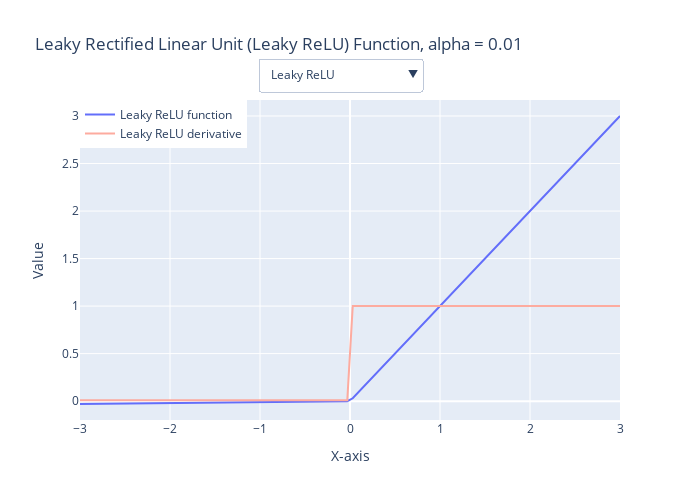

Notebook code for this chart:
### Code cell
import numpy as np
import plotly.graph_objects as go
from plotly.subplots import make_subplots

def leaky_relu(x, alpha=0.01):
    return np.where(x > 0, x, alpha * x)

def leaky_relu_derivative(x, alpha=0.01):
    return np.where(x > 0, 1, alpha)

x = np.linspace(-3, 3, 100)
alpha = 0.01
leaky_relu_values = leaky_relu(x, alpha=alpha)
leaky_relu_derivative_values = leaky_relu_derivative(x, alpha=alpha)

fig = make_subplots(rows=1, cols=1)

leaky_relu_trace = go.Scatter(x=x, y=leaky_relu_values, mode='lines', name='Leaky ReLU function')
leaky_relu_derivative_trace = go.Scatter(x=x, y=leaky_relu_derivative_values, mode='lines', name='Leaky ReLU derivative', line=dict(color='#FDAB9F'))

leaky_relu_title = f"Leaky Rectified Linear Unit (Leaky ReLU) Function, alpha = {alpha}"
leaky_relu_derivative_title = "Leaky ReLU Derivative"

buttons = [
    {
        "label": "Leaky ReLU",
        "method": "update",
        "args": [{"visible": [True, False]}, {"title": leaky_relu_title}],
    },
    {
        "label": "Leaky ReLU Derivative",
        "method": "update",
        "args": [{"visible": [False, True]}, {"title": leaky_relu_derivative_title}],
    },
    {
        "label": "Both",
        "method": "update",
        "args": [{"visible": [True, True]}, {"title": "Both Plots"}],
    },
]

fig.update_layout(
    updatemenus=[
        {
            "buttons": buttons,
            "direction": "down",
            "pad": {"r": 10, "t": 10},
            "showactive": True,
            "x": 0.33,
            "xanchor": "left",
            "y": 1.163,
            "yanchor": "top"
        },
    ],
    title=leaky_relu_title, 
    xaxis_title="X-axis",
    yaxis_title="Value",
    showlegend=True,
    legend=dict(x=0, y=1, traceorder='normal'),
    height=500,
    width=700,
)

fig.add_trace(leaky_relu_trace)
fig.add_trace(leaky_relu_derivative_trace)

fig.show()

### Figure 1 — Plotly figure (JSON) as saved in the notebook; plotly's stock layout.template omitted (floating-point values rounded to 4 significant figures)
{"data": [{"mode": "lines", "name": "Leaky ReLU function", "type": "scatter", "x": [-3, -2.939, -2.879, -2.818, -2.758, -2.697, -2.636, -2.576, -2.515, -2.455, -2.394, -2.333, -2.273, -2.212, -2.152, -2.091, -2.03, -1.97, -1.909, -1.848, -1.788, -1.727, -1.667, -1.606, -1.545, -1.485, -1.424, -1.364, -1.303, -1.242, -1.182, -1.121, -1.061, -1, -0.9394, -0.8788, -0.8182, -0.7576, -0.697, -0.6364, -0.5758, -0.5152, -0.4545, -0.3939, -0.3333, -0.2727, -0.2121, -0.1515, -0.09091, -0.0303, 0.0303, 0.09091, 0.1515, 0.2121, 0.2727, 0.3333, 0.3939, 0.4545, 0.5152, 0.5758, 0.6364, 0.697, 0.7576, 0.8182, 0.8788, 0.9394, 1, 1.061, 1.121, 1.182, 1.242, 1.303, 1.364, 1.424, 1.485, 1.545, 1.606, 1.667, 1.727, 1.788, 1.848, 1.909, 1.97, 2.03, 2.091, 2.152, 2.212, 2.273, 2.333, 2.394, 2.455, 2.515, 2.576, 2.636, 2.697, 2.758, 2.818, 2.879, 2.939, 3], "y": [-0.03, -0.02939, -0.02879, -0.02818, -0.02758, -0.02697, -0.02636, -0.02576, -0.02515, -0.02455, -0.02394, -0.02333, -0.02273, -0.02212, -0.02152, -0.02091, -0.0203, -0.0197, -0.01909, -0.01848, -0.01788, -0.01727, -0.01667, -0.01606, -0.01545, -0.01485, -0.01424, -0.01364, -0.01303, -0.01242, -0.01182, -0.01121, -0.01061, -0.01, -0.009394, -0.008788, -0.008182, -0.007576, -0.00697, -0.006364, -0.005758, -0.005152, -0.004545, -0.003939, -0.003333, -0.002727, -0.002121, -0.001515, -0.0009091, -0.000303, 0.0303, 0.09091, 0.1515, 0.2121, 0.2727, 0.3333, 0.3939, 0.4545, 0.5152, 0.5758, 0.6364, 0.697, 0.7576, 0.8182, 0.8788, 0.9394, 1, 1.061, 1.121, 1.182, 1.242, 1.303, 1.364, 1.424, 1.485, 1.545, 1.606, 1.667, 1.727, 1.788, 1.848, 1.909, 1.97, 2.03, 2.091, 2.152, 2.212, 2.273, 2.333, 2.394, 2.455, 2.515, 2.576, 2.636, 2.697, 2.758, 2.818, 2.879, 2.939, 3]}, {"line": {"color": "#FDAB9F"}, "mode": "lines", "name": "Leaky ReLU derivative", "type": "scatter", "x": [-3, -2.939, -2.879, -2.818, -2.758, -2.697, -2.636, -2.576, -2.515, -2.455, -2.394, -2.333, -2.273, -2.212, -2.152, -2.091, -2.03, -1.97, -1.909, -1.848, -1.788, -1.727, -1.667, -1.606, -1.545, -1.485, -1.424, -1.364, -1.303, -1.242, -1.182, -1.121, -1.061, -1, -0.9394, -0.8788, -0.8182, -0.7576, -0.697, -0.6364, -0.5758, -0.5152, -0.4545, -0.3939, -0.3333, -0.2727, -0.2121, -0.1515, -0.09091, -0.0303, 0.0303, 0.09091, 0.1515, 0.2121, 0.2727, 0.3333, 0.3939, 0.4545, 0.5152, 0.5758, 0.6364, 0.697, 0.7576, 0.8182, 0.8788, 0.9394, 1, 1.061, 1.121, 1.182, 1.242, 1.303, 1.364, 1.424, 1.485, 1.545, 1.606, 1.667, 1.727, 1.788, 1.848, 1.909, 1.97, 2.03, 2.091, 2.152, 2.212, 2.273, 2.333, 2.394, 2.455, 2.515, 2.576, 2.636, 2.697, 2.758, 2.818, 2.879, 2.939, 3], "y": [0.01, 0.01, 0.01, 0.01, 0.01, 0.01, 0.01, 0.01, 0.01, 0.01, 0.01, 0.01, 0.01, 0.01, 0.01, 0.01, 0.01, 0.01, 0.01, 0.01, 0.01, 0.01, 0.01, 0.01, 0.01, 0.01, 0.01, 0.01, 0.01, 0.01, 0.01, 0.01, 0.01, 0.01, 0.01, 0.01, 0.01, 0.01, 0.01, 0.01, 0.01, 0.01, 0.01, 0.01, 0.01, 0.01, 0.01, 0.01, 0.01, 0.01, 1, 1, 1, 1, 1, 1, 1, 1, 1, 1, 1, 1, 1, 1, 1, 1, 1, 1, 1, 1, 1, 1, 1, 1, 1, 1, 1, 1, 1, 1, 1, 1, 1, 1, 1, 1, 1, 1, 1, 1, 1, 1, 1, 1, 1, 1, 1, 1, 1, 1]}], "layout": {"height": 500, "legend": {"traceorder": "normal", "x": 0, "y": 1}, "showlegend": true, "title": {"text": "Leaky Rectified Linear Unit (Leaky ReLU) Function, alpha = 0.01"}, "updatemenus": [{"buttons": [{"args": [{"visible": [true, false]}, {"title": "Leaky Rectified Linear Unit (Leaky ReLU) Function, alpha = 0.01"}], "label": "Leaky ReLU", "method": "update"}, {"args": [{"visible": [false, true]}, {"title": "Leaky ReLU Derivative"}], "label": "Leaky ReLU Derivative", "method": "update"}, {"args": [{"visible": [true, true]}, {"title": "Both Plots"}], "label": "Both", "method": "update"}], "direction": "down", "pad": {"r": 10, "t": 10}, "showactive": true, "x": 0.33, "xanchor": "left", "y": 1.163, "yanchor": "top"}], "width": 700, "xaxis": {"anchor": "y", "domain": [0, 1], "title": {"text": "X-axis"}}, "yaxis": {"anchor": "x", "domain": [0, 1], "title": {"text": "Value"}}}}
